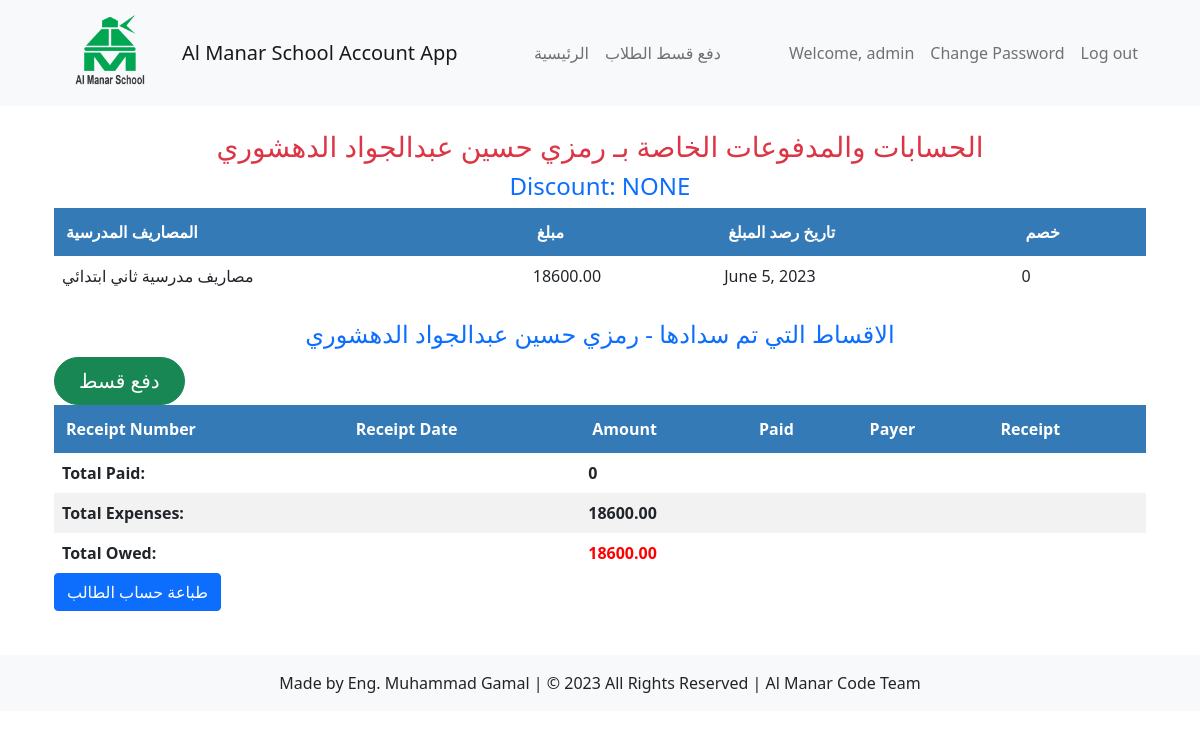
Before: /students/student_detail/14/ (signed in) with the older database file.
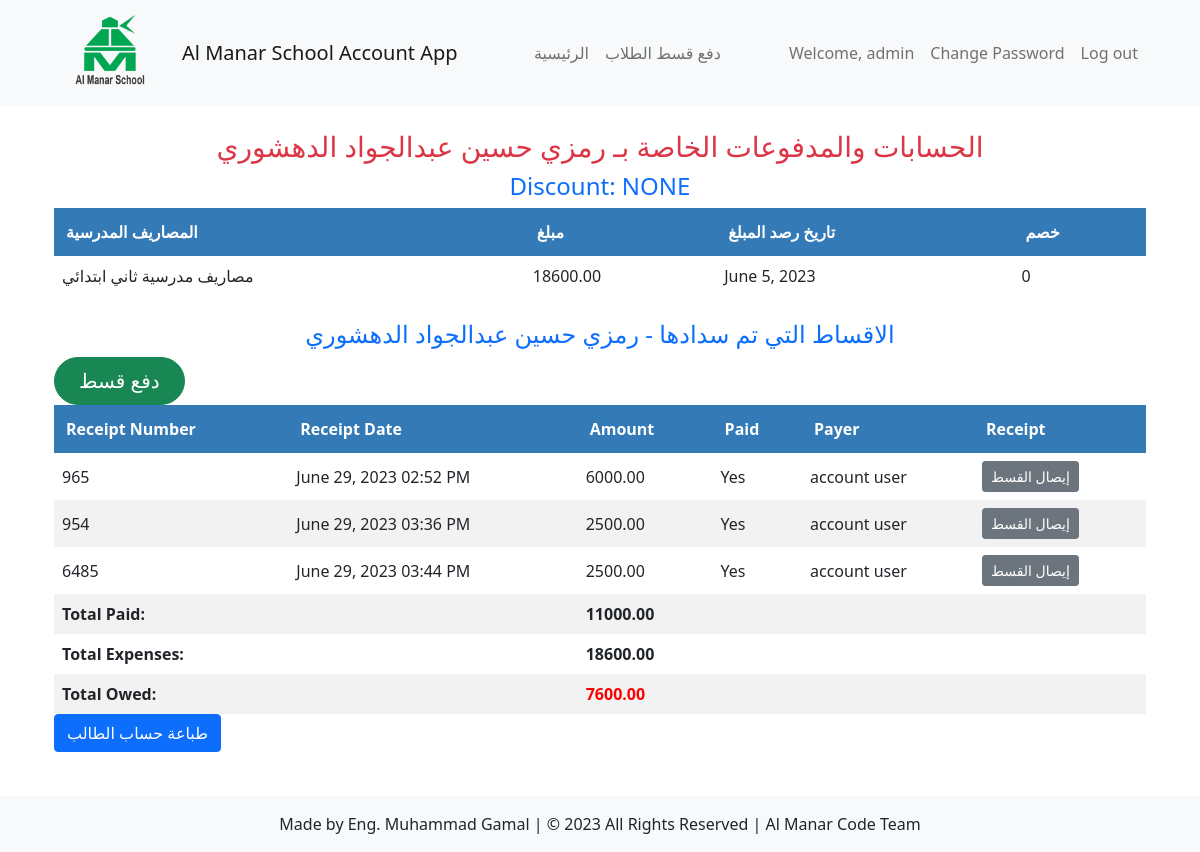
After: the same page with the newer database file.
### students/models.py (models this page shows, shortened)
class Expense(models.Model):
    classroom = models.ForeignKey(Classroom, related_name='classroom_expenses', on_delete=models.CASCADE, null=True)
    expense_type = models.CharField(max_length=50)
    amount = models.DecimalField(max_digits=8, decimal_places=2)
    date = models.DateField()
    total_owed = models.DecimalField(max_digits=8, decimal_places=2, default=0)

class Tuition(models.Model):
    student = models.ForeignKey('Student', related_name='tuitions', on_delete=models.CASCADE)
    installment_number = models.IntegerField()
    amount_tuition = models.DecimalField(max_digits=8, decimal_places=2)
    paid = models.BooleanField(default=False)
    receipt_date = models.DateTimeField(default=timezone.now, editable=False)
    payment_user = models.CharField(max_length=50, default="account user")

### students/views.py (the view, shortened to what this page needs)
# urls.py: path('student_detail/<int:pk>/', views.student_detail, name='student_detail'),
@never_cache
@login_required
def student_detail(request, pk):
    student = get_object_or_404(Student, pk=pk)
    installments = Tuition.objects.filter(student=student)
    total_paid = sum(installment.amount_tuition for installment in installments if installment.paid)
    classroom = student.classroom.first()  # retrieve the first classroom for the student
    expenses = Expense.objects.filter(classroom=classroom)
    total_expenses = sum(expense.amount for expense in expenses)
    discount = student.discount
    if discount and discount != 'NONE':
        for expense in expenses:
            total_expenses -= student.get_discounted_amount()
            expense.discounted_amount = student.get_discounted_amount()
    else:
        for expense in expenses:
            expense.discounted_amount = 0
    total_owed = total_expenses - total_paid
    context = {
        'student': student,
        'installments': installments,
        'total_paid': total_paid,
        'expenses': expenses,
        'total_expenses': total_expenses,
        'total_owed': total_owed,
        'discount': discount,  # Add the discount to the context
    }
    return render(request, 'students/student_detail.html', context)

### students/templates/students/student_detail.html (shortened to what this page needs)
{% extends 'students/base/account_navbar.html' %}
{% load crispy_forms_tags %}
{% load custom_filters %}
{% block content %}
<h3 class='text-center text-danger'>الحسابات والمدفوعات الخاصة بـ {{ student.name }} </h3>
<div class="button " >
    <h4 class="text-center text-primary">Discount: {{ discount }}</h4>
    <table>
        <thead>
            <tr>
                <th>المصاريف المدرسية</th>
                <th>مبلغ</th>
                <th>تاريخ رصد المبلغ</th>
                <th>  خصم</th>
            </tr>
        </thead>
        <tbody>
            {% for expense in expenses %}
            <tr>
                <td>{{ expense.expense_type }}</td>
                <td>{{ expense.amount }}</td>
                <td>{{ expense.date }}</td>
                <td>{{ expense.discounted_amount }}</td>
            </tr>
            {% endfor %}
        </tbody>
    </table>
</div>
<br>
<h4 class='text-center text-primary'> الاقساط التي تم سدادها -  {{ student.name }}</h4>
  <a href="{% url 'students:pay_installment' pk=student.pk %}" class="btn btn-success btn-lg px-4 py-2 rounded-pill">دفع قسط </a>
      <table>
        <thead>
            <tr>
                <th>Receipt Number</th>
                <th>Receipt Date</th>
                <th>Amount</th>
                <th>Paid</th>
                <th>Payer</th>
                <th>Receipt</th>
            </tr>
        </thead>
        <tbody>
            {% for installment in installments %}
                <tr>
                    <td>{{ installment.installment_number }}</td>
                    <td>{{ installment.receipt_date|date:"F d, Y" }} {{ installment.receipt_date|time:"h:i A" }}</td>
                    <td>{{ installment.amount_tuition }}</td>
                    <td>
                    {% if installment.paid %}
                        Yes
                    {% else %}
                        No
                    {% endif %}
                    </td>
                    <td>{{ installment.payment_user }}</td>
                    <td>
                        <a href="{% url 'students:receipt' pk=installment.pk %}" class="btn btn-secondary btn-sm">إيصال القسط</a>
                    </td>
                </tr>
            {% endfor %}
            <tr>
                <td colspan="2"><strong>Total Paid:</strong></td>
                <td colspan="4"><strong>{{ total_paid }}</strong></td>
            </tr>
            {% if expenses %}
            <tr>
                <td colspan="2"><strong>Total Expenses:</strong></td>
                <td colspan="4"><strong>{{ total_expenses }}</strong></td>
            </tr>
            {% endif %}
            <tr>
                <td colspan="2"><strong>Total Owed:</strong></td>
                <td colspan="4">
                    <strong style="color: {% if total_owed > 0 %}red{% elif total_owed < 0 %}green{% else %}green{% endif %}">
                        {% if total_owed > 0 %}
                            {{ total_owed }}
                        {% elif total_owed < 0 %}
                            Paid over
                            {{ total_owed|abs_value }}
                        {% else %}
                            0
                        {% endif %}
                    </strong>
                </td>
            </tr>
        </tbody>
    </table>
    <button class="btn btn-primary print-button" onclick="printReceipt()">طباعة حساب الطالب</button>
    {% endblock %}

Changed rows visible on the page:
added Tuition: installment_number "965", receipt_date "June 29, 2023", receipt_date "02:52 PM", amount_tuition "6000.00", paid "Yes", payment_user "account user"
added Tuition: installment_number "954", receipt_date "June 29, 2023", receipt_date "03:36 PM", amount_tuition "2500.00", paid "Yes", payment_user "account user"
added Tuition: installment_number "6485", receipt_date "June 29, 2023", receipt_date "03:44 PM", amount_tuition "2500.00", paid "Yes", payment_user "account user"
Other visible differences:
{{ total_paid }}: "0" → "11000.00"
{{ total_owed }}: "18600.00" → "7600.00"
